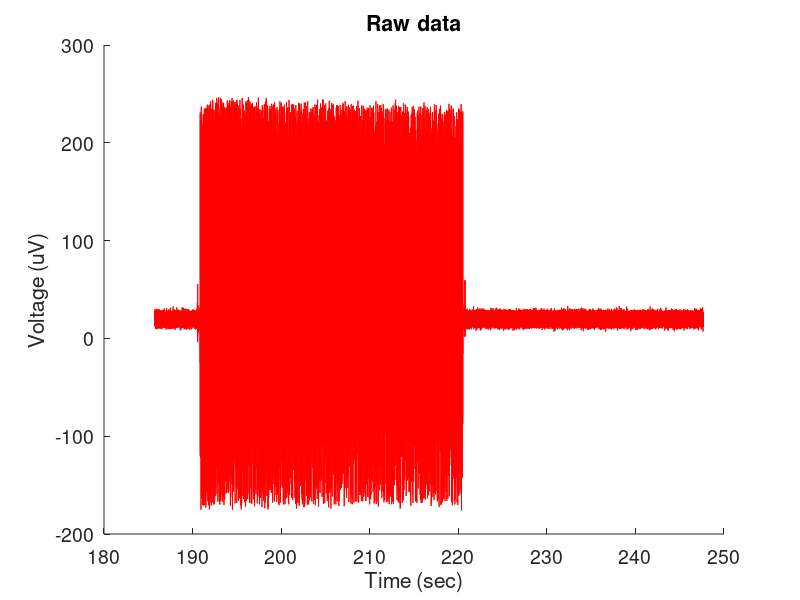

Write the MATLAB code that produced this figure. (Note: this script raises an error after producing the figure.)
clear                                                                      %%%% It will clear all the variables from the workspace
clc                                                                        %%%% It will clear all the texts from command window
close all                                                                  %%%% It will close all the previous figures

addpath('/Volumes/GoogleDrive/My Drive/Grad_School_Year_3/Sandeep_github_matlab_bootcamp/pni-summer-matlab-2021/Week_5');%%%% path where this MATLAB code file is present
cd('/Volumes/GoogleDrive/My Drive/Grad_School_Year_3/Sandeep_github_matlab_bootcamp/pni-summer-matlab-2021/Week_5');     %%%% path where the data file from LABCHART is present

%%%%%%%%%%%%%%%%%%%%%% Loading the data file %%%%%%%%%%%%%%%%%%%%%%%%%%%%%%
load('MRO_neural_data_example.mat');                       %%%% Load the data file 
data=MRO_neural_data_example;
%%%%%%%%%%%%%%%%%%%%%%%% Plotting raw data %%%%%%%%%%%%%%%%%%%%%%%%%%%%%%%%
figure; 
plot(data(:,1),data(:,2),'-r')                                     %%%% Plotting Raw data
xlabel('Time (sec)','fontsize',14);                                  %%%% Writing x label. The fontsize of the label is also mentioned.
ylabel('Voltage (uV)','fontsize',14);                               %%%% writing y label
title('Raw data');                                                         %%%% Writing the title of the plot
box off;                                                                    %%%% Box off does not make a square around the figure
set(gca,'fontsize',14)                                                     %%%% This will set the font size of tick labels to be 14

%%%%%%%%%%%%%%%% Determining peaks based on threshold %%%%%%%%%%%%%%%%%%%%
[pks,locs,widths] = findpeaks(data(:,2),'MinPeakHeight',50,'MinPeakDistance',40); %%%% Peak threshold, and minimum inter peak distance
figure; 
plot(data(:,1),data(:,2),'m', 'linewidth',1)  
hold on
plot(data(locs),pks,'ob')%%%% Highlighting peaks above threshold
xlabel('Time (sec)','fontsize',14); 
ylabel('Voltage (uV)','fontsize',14);
title('Peaks above threshold');
box off;
set(gca,'fontsize',14)

%%%%%%%%%%%%%%% Plotting histogram of peak height %%%%%%%%%%%%%%%%%%%%%%%%
figure;
peaks_hist = histogram(pks);                                            %%%% pks has all the amplitude information of the AP peaks
peaks_hist.BinWidth = 10;                                                %%%% Binwidth is the width of each histogram bin
xlabel('Amplitude of AP (uV)','fontsize',14);
ylabel('Number of occurences','fontsize',14)                             
title('Histogram of AP amplitude','fontsize',14);
box off; 
set(gca,'fontsize',14)

%%%%%%%%%%%%%%% Plotting histogram of peak widths %%%%%%%%%%%%%%%%%%%%%%%%%
figure;                                                   
width_hist = histogram(widths);                                         %%%% widths has all the width information of the AP peaks
width_hist.BinWidth = 0.05;                                              
xlabel('Width of AP (ms)','fontsize',14);
ylabel('Number of occurences','fontsize',14)                             
title('Histogram of AP width','fontsize',14);
box off; 
set(gca,'fontsize',18)

%% 
figure
plot(widths,pks,'ob')
xlabel('Width of AP (ms)','fontsize',14);
ylabel('Amplitude of AP (uV)','fontsize',14)                             
title('width vs amplitude of spikes','fontsize',14);
box off; 
set(gca,'fontsize',18)

